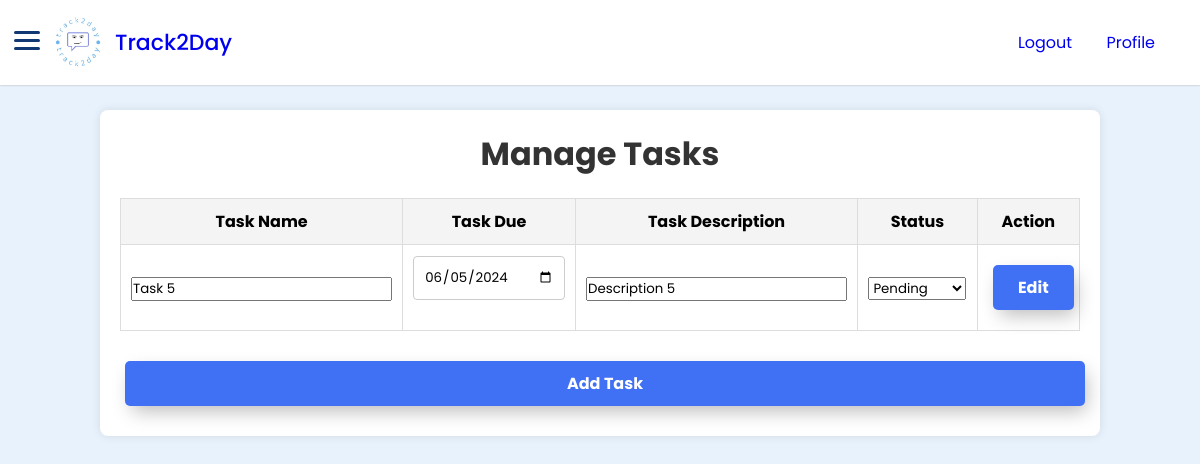
The page /tasks.php (signed in) on the database its author committed.
### tables this page shows
CREATE TABLE `task` (
  `task_id` int(11) NOT NULL,
  `task_name` varchar(45) NOT NULL,
  `task_desc` varchar(45) NOT NULL,
  `task_duration` date DEFAULT NULL,
  `task_status` varchar(45) NOT NULL,
  `user_email` varchar(45) NOT NULL
);

### tasks.php (the view, shortened to what this page needs)
<?php
include('dbconn.php');
$user_type = $_SESSION['user_privilege'];
?>
<!DOCTYPE html>
<html lang="en">
<head>
    <link href="https://unpkg.com/boxicons@2.1.4/css/boxicons.min.css" rel="stylesheet" />
    <link rel="stylesheet" href="style.css" />
</head>
<body>
    <nav class="navbar">
        <div class="logo_item">
            <img src="track2daylogo.jpg" alt="Track2Day Logo">
            <?php
            if ($user_type == 'premium') {
                echo '<a href="menu2.php">Track2Day+</a>';
            }
            else {
                echo '<a href="menu2.php">Track2Day</a>';
            }
            ?>
            <div id="menuToggle">
            <span></span>
            <span></span>
            <span></span>
          </div>
        </div>
        <div class="navbar_content">
            <ul>
                <li><a href="logout.php">Logout</a></li>
                <li><a href="userprofile.php">Profile</a></li>
            </ul>
        </div>
    </nav>
    <main>
        <div class="tasks-container">
            <h1>Manage Tasks</h1>
            <form action="savetasks.php" method="POST">
                <table class="task-table">
                    <thead>
                        <tr>
                            <th>Task Name</th>
                            <th>Task Due</th>
                            <th>Task Description</th>
                            <th>Status</th>
                            <th>Action</th>
                        </tr>
                    </thead>
                    <tbody>
                        <?php
                        $user_email = $_SESSION['email'];
                        $sql_tasks = "SELECT * FROM task WHERE user_email = '$user_email'";
                        $result_tasks = mysqli_query($dbconn, $sql_tasks);
                        if ($result_tasks && mysqli_num_rows($result_tasks) > 0) {
                            while ($row_task = mysqli_fetch_assoc($result_tasks)) {
                                echo "<tr>";
                                echo "<td><input type='text' name='task_name[]' value='" . htmlspecialchars($row_task['task_name']) . "'></td>";
                                echo "<td><input type='date' name='task_duration[]' value='" . htmlspecialchars($row_task['task_duration']) . "'></td>";
                                echo "<td><input type='text' name='task_desc[]' value='" . htmlspecialchars($row_task['task_desc']) . "'></td>";
                                echo "<td><select name='task_status[]'><option value='pending'" . ($row_task['task_status'] == 'pending' ? ' selected' : '') . ">Pending</option><option value='completed'" . ($row_task['task_status'] == 'completed' ? ' selected' : '') . ">Completed</option></select></td>";
                                echo '<td><button type="button" onclick="location.href=\'editTask.php?id=' . $row_task['task_id'] . '\'">Edit</button></td>';
                                echo "</tr>";
                            }
                        }
                        ?>
                    </tbody>
                </table>
                <button type="button" onclick="location.href='addTask.php'">Add Task</button>
            </form>
        </div>
    </main>
</body>
</html>

### style.css (style rules this page uses)
* { margin: 0; padding: 0; box-sizing: border-box; font-family: "Poppins", sans-serif; }
:root { --white-color: #fff; --blue-color: #4070f4; --grey-color: #707070; --grey-color-light: #aaa; }
body { background-color: #e7f2fd; transition: all 0.5s ease; padding-top: 60px; }
.navbar { position: fixed; top: 0; width: 100%; left: 0; background-color: var(--white-color); display: flex; align-items: center; justify-content: space-between; padding: 15px 30px; z-index: 1000; box-shadow: 0 0 2px var(--grey-color-light); }
.logo_item { display: flex; align-items: center; column-gap: 10px; font-size: 22px; font-weight: 500; color: var(--blue-color); }
.navbar img { width: 55px; height: 55px; border-radius: 75%; margin-left: 20px; }
.navbar_content { display: flex; align-items: center; column-gap: 25px; }
.navbar a { text-decoration: none; }
.navbar_content li { list-style: none; display: inline; }
.navbar_content li a { text-decoration: none; padding: 0 15px; }
button { padding: 10px 2px; border: unset; border-radius: 15px; color: #212121; z-index: 1; background: hsl(176, 26%, 88%); position: relative; font-weight: 700; font-size: 14px; -webkit-box-shadow: 4px 8px 19px -2px rgba(0,0,0,0.27); box-shadow: 4px 8px 19px -3px rgba(0,0,0,0.27); transition: all 250ms; overflow: hidden; }
button::before { content: ""; position: absolute; top: 0; left: 0; height: 100%; width: 0; border-radius: 15px; background-color: #212121; z-index: -1; -webkit-box-shadow: 4px 8px 19px -3px rgba(0,0,0,0.27); box-shadow: 4px 8px 19px -3px rgba(0,0,0,0.27); transition: all 250ms }
#menuToggle { display: block; position: relative; right: 218px; z-index: 1; -webkit-user-select: none; user-select: none; }
#menuToggle span { display: block; right: 10px; width: 26px; height: 3px; margin-bottom: 5px; position: relative; background: #113872; border-radius: 3px; z-index: 1; transform-origin: 4px 0px; transition: transform 0.5s cubic-bezier(0.77,0.2,0.05,1.0), background 0.5s cubic-bezier(0.77,0.2,0.05,1.0), opacity 0.55s ease; }
#menuToggle span:nth-last-child(2) { transform-origin: 0% 100%; }
button { width: 100%; padding: 10px; border: none; border-radius: 5px; background-color: var(--blue-color); color: var(--white-color); font-size: 16px; cursor: pointer; transition: background-color 0.3s ease; }
.tasks-container { max-width: 1000px; margin: 50px auto; background: white; padding: 20px; border-radius: 8px; box-shadow: 0 0 10px rgba(0,0,0,0.1); }
.tasks-container h1 { text-align: center; color: #333; margin-bottom: 20px; }
.task-table { width: 100%; border-collapse: collapse; margin-bottom: 20px; }
.task-table th, .task-table td { padding: 10px; border: 1px solid #ddd; text-align: center; }
.task-table th { background-color: #f4f4f4; }
.tasks-container button { padding: 10px 20px; margin: 10px 5px; border: none; border-radius: 5px; background-color: #4070f4; color: #fff; font-size: 16px; cursor: pointer; transition: background-color 0.3s ease; }
form { margin-top: 20px; }
input[type="date"], textarea { width: 100%; padding: 10px; margin-bottom: 20px; border: 1px solid #ccc; border-radius: 4px; }
* { margin: 0; padding: 0; box-sizing: border-box; }
html { height: 100%; }
body { height: 100%; }
.table, td { width: 400px; height: 40px; border: 1px solid black; }
*, *::before, *::after { box-sizing: border-box; }
table { width: 100%; border-collapse: collapse; margin-top: 10px; }
table, th, td { border: 1px solid #ddd; }
th, td { padding: 10px; text-align: left; }
th { background-color: #f2f2f2; }

### rows shown on the page
task: task_name "Task 5", task_duration "06/05/2024", task_desc "Description 5"
